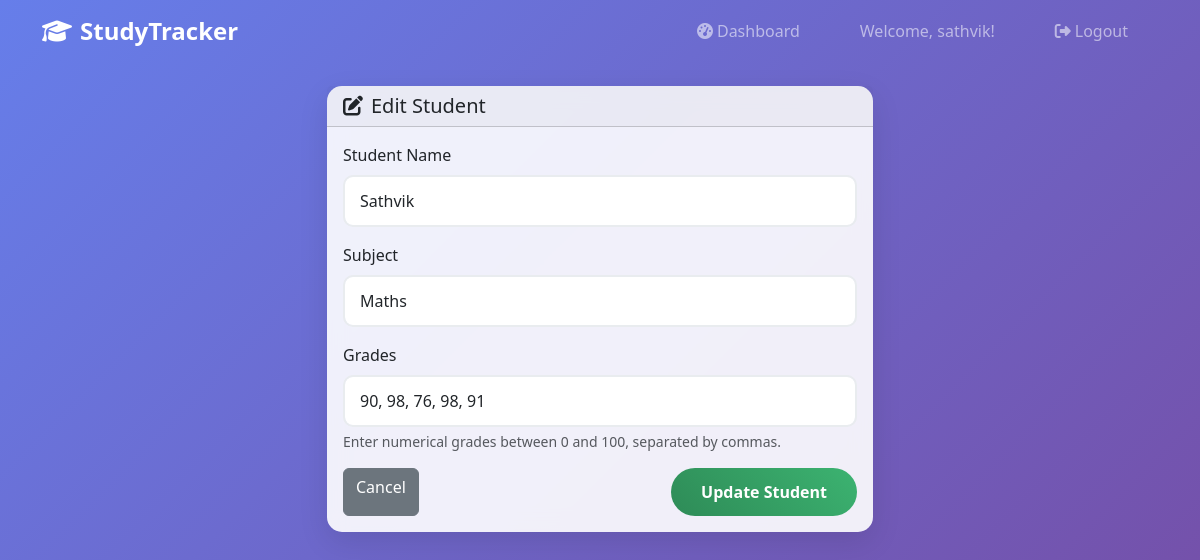
The page /edit_student/1 (signed in) on the database its author committed.
### app.py (models this page shows, shortened)
class Student(db.Model):
    id = db.Column(db.Integer, primary_key=True)
    name = db.Column(db.String(100), nullable=False)
    grades = db.Column(db.String(500), nullable=False)  # Increased length
    subject = db.Column(db.String(100), default='General')
    created_at = db.Column(db.DateTime, default=datetime.utcnow)
    user_id = db.Column(db.Integer, db.ForeignKey('user.id'), nullable=False)

### app.py (the view, shortened to what this page needs)
@app.route('/edit_student/<int:student_id>', methods=['GET', 'POST'])
@login_required
def edit_student(student_id):
    student = Student.query.filter_by(id=student_id, user_id=session['user_id']).first_or_404()
    return render_template('edit_student.html', student=student)

### app.py (called while the page is built)
def login_required(f):
    from functools import wraps
    @wraps(f)
    def decorated_function(*args, **kwargs):
        if 'user_id' not in session:
            flash('Please log in to access this page.', 'warning')
            return redirect(url_for('login'))
        return f(*args, **kwargs)
    return decorated_function

### templates/edit_student.html (shortened to what this page needs)
{% extends "base.html" %}
{% block content %}
<div class="container py-4">
    <div class="row justify-content-center">
        <div class="col-md-6">
            <div class="card">
                <div class="card-header">
                    <h5 class="mb-0"><i class="fas fa-edit me-2"></i>Edit Student</h5>
                </div>
                <div class="card-body">
                    <form method="POST">
                        <div class="mb-3">
                            <label for="name" class="form-label">Student Name</label>
                            <input type="text" class="form-control" id="name" name="name" value="{{ student.name }}" required>
                        </div>
                        <div class="mb-3">
                            <label for="subject" class="form-label">Subject</label>
                            <input type="text" class="form-control" id="subject" name="subject" value="{{ student.subject }}" required>
                        </div>
                        <div class="mb-3">
                            <label for="grades" class="form-label">Grades</label>
                            <input type="text" class="form-control" id="grades" name="grades" value="{{ student.grades }}" required>
                            <div class="form-text">Enter numerical grades between 0 and 100, separated by commas.</div>
                        </div>
                        <div class="d-flex justify-content-between">
                            <a href="{{ url_for('dashboard') }}" class="btn btn-secondary">Cancel</a>
                            <button type="submit" class="btn btn-primary">Update Student</button>
                        </div>
                    </form>
                </div>
            </div>
        </div>
    </div>
</div>
{% endblock %}

### templates/base.html (shortened to what this page needs)
<!DOCTYPE html>
<html lang="en">
<head>
    <link href="https://cdnjs.cloudflare.com/ajax/libs/bootstrap/5.3.0/css/bootstrap.min.css" rel="stylesheet">
    <link href="https://cdnjs.cloudflare.com/ajax/libs/font-awesome/6.4.0/css/all.min.css" rel="stylesheet">
</head>
<body>
    <nav class="navbar navbar-expand-lg navbar-dark bg-transparent">
        <div class="container">
            <a class="navbar-brand" href="{{ url_for('home') }}">
                <i class="fas fa-graduation-cap me-2"></i>StudyTracker
            </a>
            <div class="collapse navbar-collapse" id="navbarNav">
                <ul class="navbar-nav ms-auto">
                    {% if session.user_id %}
                        <li class="nav-item">
                            <a class="nav-link" href="{{ url_for('dashboard') }}">
                                <i class="fas fa-tachometer-alt me-1"></i>Dashboard
                            </a>
                        </li>
                        <li class="nav-item">
                            <span class="nav-link">Welcome, {{ session.username }}!</span>
                        </li>
                        <li class="nav-item">
                            <a class="nav-link" href="{{ url_for('logout') }}">
                                <i class="fas fa-sign-out-alt me-1"></i>Logout
                            </a>
                        </li>
                    {% endif %}
                </ul>
            </div>
        </div>
    </nav>
    <main class="container-fluid px-0">
        {% block content %}{% endblock %}
    </main>
</body>
</html>

### templates/base.html (style rules this page uses)
:root { --primary-color: #2E8B57; --secondary-color: #3CB371; --accent-color: #20B2AA; }
body { background: linear-gradient(135deg, #667eea 0%, #764ba2 100%); min-height: 100vh; font-family: 'Segoe UI', Tahoma, Geneva, Verdana, sans-serif; }
.navbar-brand { font-weight: bold; font-size: 1.5rem; }
.card { border: none; border-radius: 15px; box-shadow: 0 10px 30px rgba(0,0,0,0.1); backdrop-filter: blur(10px); background: rgba(255,255,255,0.9); }
.btn-primary { background: linear-gradient(45deg, var(--primary-color), var(--secondary-color)); border: none; border-radius: 25px; padding: 12px 30px; font-weight: 600; transition: all 0.3s ease; }
.form-control { border-radius: 10px; border: 2px solid #e9ecef; padding: 12px 15px; }
.navbar-nav .nav-link { font-weight: 500; margin: 0 10px; border-radius: 20px; padding: 8px 20px !important; transition: all 0.3s ease; }

### rows shown on the page
Student: username "sathvik", name "Sathvik", subject "Maths", grades "90, 98, 76, 98, 91"
